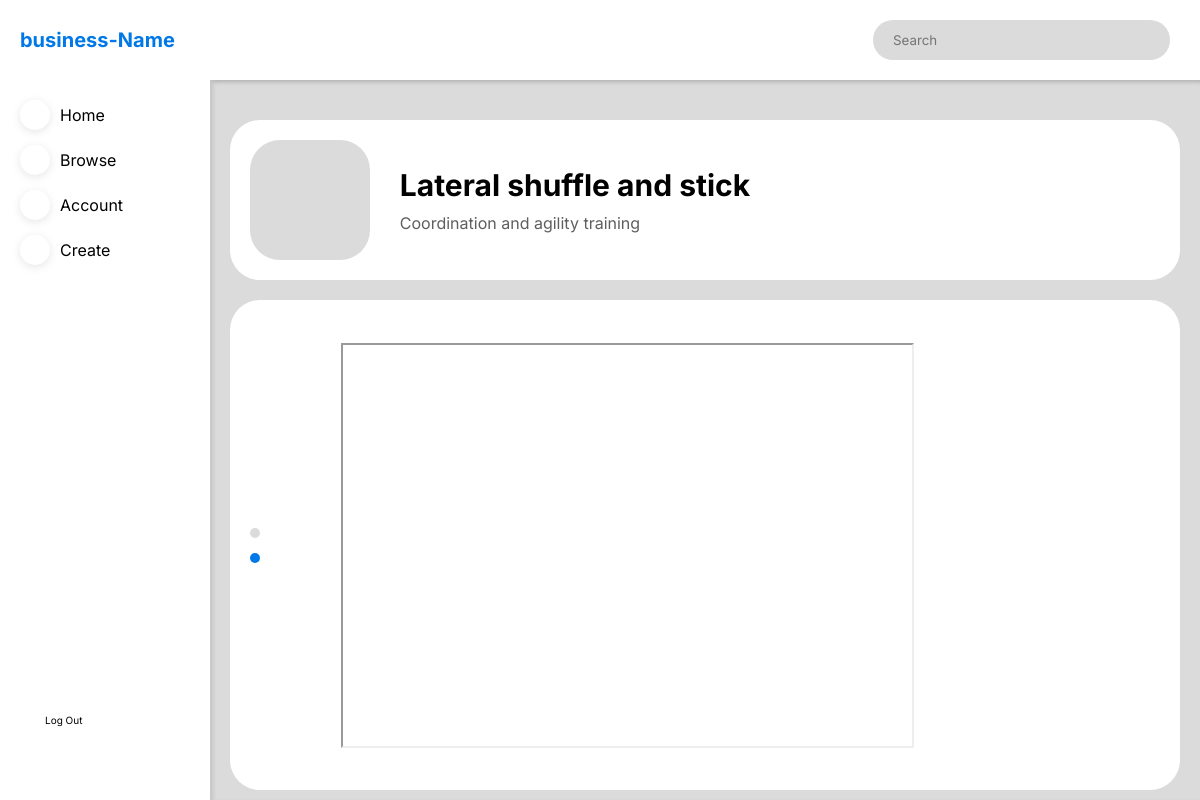
Page /exercise/8 (signed in) on the committed database.
### website/models.py (models this page shows)
@dataclass
class Exercise(db.Model):
    id: int
    name: str
    type_id: int
    link: str
    Instructions: str
    id = db.Column(db.Integer, primary_key=True)
    name = db.Column(db.String(150), nullable=False)
    type_id = db.Column(db.Integer, db.ForeignKey('type.id'), nullable=False)
    link = db.Column(db.String(1000))
    Instructions = db.Column(db.String(1000))

class Type(db.Model):
    id = db.Column(db.Integer, primary_key=True)
    type = db.Column(db.String(150), nullable=False)
    exercise = db.relationship('Exercise')

### website/dashboard.py (the view)
@dashboard.route('/exercise/<int:id>')
def exercise(id):
    if 'user' in session:
        user = session['user']
        exercise = db.session.query(Exercise, Type).join(
            Type).filter(Exercise.id == id).first()
        if exercise:
            return render_template('exercise.html', exercise=exercise)
        else:
            abort(404)
    else:
        return redirect((url_for('auth.signin')))

### website/templates/exercise.html (shortened to what this page needs)
{% extends 'dashboard_template.html' %} {% block content %}
<div class="dashboard-body-element dashboard-body-first dashboard-body-exercise-first">
  <div class="dashboard-body-icon dashboard-body-tag">
    <span class="iconify" data-icon="map:gym"></span>
  </div>
  <div class="dashboard-body-tag dashboard-body-tag-info">
    <p>{{exercise[0].name | capitalize}}</p>
    <p>{{exercise[1].type | capitalize}}</p>
  </div>
</div>
<div class="dashboard-body-element dashboard-body-exercise">
  <div class="dashboard-exercise-selector">
    <div class="dashboard-exercise-button" id="dashboard-exercise-button-instructions"></div>
    <div class="dashboard-exercise-button" id="dashboard-exercise-button-video"></div>
  </div>
  <div class="dashboard-exercise-video">
    <iframe width="100%" height="100%" src="{{exercise[0].link}}"> </iframe>
  </div>
</div>
{% endblock %}

### website/static/styles.css (style rules this page uses)
* { padding: 0; margin: 0; box-sizing: border-box; font-family: "Inter", "Poppins"; }
:root { --main-color: #0078e7; --secondary-color: #dbdbdb; --background-colour: #ffffff; --text-color-1: #000000; --text-color-2: #5e5e5e; --text-color-3: #ffffff; }
html { scroll-behavior: smooth; }
.dashboard-body-first { margin-top: 40px; }
.dashboard-body-element { width: 96%; margin-left: auto; margin-right: auto; background-color: var(--background-colour); padding: 20px; border-radius: 30px; }
.dashboard-body-exercise-first { display: flex; align-items: center; }
.dashboard-body-exercise-first .dashboard-body-tag:not(:first-child) { margin-left: 30px; }
.dashboard-body-tag-info p:not(:first-child) { color: var(--text-color-2); }
.dashboard-body-icon { height: 120px; width: 120px; background-color: var(--secondary-color); border-radius: 30px; display: flex; align-items: center; justify-content: center; }
.dashboard-body-icon .iconify { width: 60%; height: 60%; color: var(--text-color-2); }
.dashboard-body-tag p:first-child { margin-bottom: 10px; }
.dashboard-body-exercise { margin-top: 20px; margin-bottom: 200px; display: grid; grid-template-columns: 10% auto; height: 70%; }
.dashboard-exercise-video { height: 90%; width: 70%; margin: auto; margin-left: 0; }
.dashboard-exercise-button { width: 10px; height: 10px; border-radius: 50%; background-color: var(--secondary-color); }
.dashboard-exercise-button:nth-child(1) { margin-bottom: 15px; }
.dashboard-exercise-selector { display: flex; flex-direction: column; justify-content: center; float: left; width: 50px; height: 100%; }
.dashboard-body-tag-info p:first-child { font-size: 30px; font-weight: bold; }

### rows in the picture
Exercise: name "Lateral shuffle and stick"
Type: type "Coordination and agility training"
